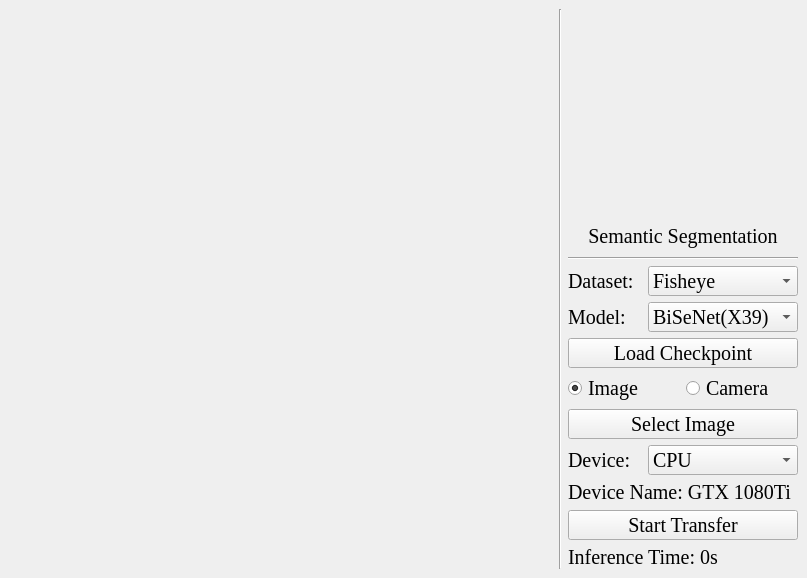
<?xml version="1.0" encoding="UTF-8"?>
<ui version="4.0">
 <class>MainWindow</class>
 <widget class="QMainWindow" name="MainWindow">
  <property name="geometry">
   <rect>
    <x>0</x>
    <y>0</y>
    <width>807</width>
    <height>578</height>
   </rect>
  </property>
  <property name="windowTitle">
   <string>Semantic Segmentation</string>
  </property>
  <widget class="QWidget" name="centralwidget">
   <layout class="QVBoxLayout" name="verticalLayout_6">
    <item>
     <layout class="QHBoxLayout" name="horizontalLayout_6">
      <item>
       <layout class="QGridLayout" name="gridLayout_2">
        <item row="0" column="0">
         <layout class="QVBoxLayout" name="verticalLayout">
          <item>
           <widget class="QLabel" name="label">
            <property name="text">
             <string/>
            </property>
            <property name="alignment">
             <set>Qt::AlignCenter</set>
            </property>
           </widget>
          </item>
         </layout>
        </item>
        <item row="0" column="2">
         <layout class="QVBoxLayout" name="verticalLayout_2">
          <item>
           <widget class="QLabel" name="label_2">
            <property name="font">
             <font>
              <family>Times New Roman</family>
              <pointsize>15</pointsize>
             </font>
            </property>
            <property name="text">
             <string/>
            </property>
            <property name="alignment">
             <set>Qt::AlignCenter</set>
            </property>
           </widget>
          </item>
         </layout>
        </item>
        <item row="1" column="0">
         <layout class="QVBoxLayout" name="verticalLayout_3">
          <item>
           <widget class="QLabel" name="label_9">
            <property name="font">
             <font>
              <family>Times New Roman</family>
              <pointsize>15</pointsize>
             </font>
            </property>
            <property name="text">
             <string/>
            </property>
            <property name="alignment">
             <set>Qt::AlignCenter</set>
            </property>
           </widget>
          </item>
         </layout>
        </item>
        <item row="1" column="2">
         <layout class="QVBoxLayout" name="verticalLayout_4">
          <item>
           <widget class="QLabel" name="label_11">
            <property name="font">
             <font>
              <family>Times New Roman</family>
              <pointsize>15</pointsize>
             </font>
            </property>
            <property name="text">
             <string/>
            </property>
            <property name="alignment">
             <set>Qt::AlignCenter</set>
            </property>
           </widget>
          </item>
         </layout>
        </item>
       </layout>
      </item>
      <item>
       <widget class="Line" name="line_2">
        <property name="orientation">
         <enum>Qt::Vertical</enum>
        </property>
       </widget>
      </item>
      <item>
       <layout class="QVBoxLayout" name="verticalLayout_5">
        <item>
         <layout class="QHBoxLayout" name="horizontalLayout_4">
          <item>
           <spacer name="verticalSpacer_2">
            <property name="orientation">
             <enum>Qt::Vertical</enum>
            </property>
            <property name="sizeHint" stdset="0">
             <size>
              <width>20</width>
              <height>40</height>
             </size>
            </property>
           </spacer>
          </item>
          <item>
           <widget class="QLabel" name="label_14">
            <property name="minimumSize">
             <size>
              <width>190</width>
              <height>190</height>
             </size>
            </property>
            <property name="maximumSize">
             <size>
              <width>190</width>
              <height>190</height>
             </size>
            </property>
            <property name="text">
             <string/>
            </property>
           </widget>
          </item>
          <item>
           <spacer name="verticalSpacer">
            <property name="orientation">
             <enum>Qt::Vertical</enum>
            </property>
            <property name="sizeHint" stdset="0">
             <size>
              <width>20</width>
              <height>40</height>
             </size>
            </property>
           </spacer>
          </item>
         </layout>
        </item>
        <item>
         <widget class="QLabel" name="label_15">
          <property name="minimumSize">
           <size>
            <width>230</width>
            <height>30</height>
           </size>
          </property>
          <property name="maximumSize">
           <size>
            <width>230</width>
            <height>30</height>
           </size>
          </property>
          <property name="font">
           <font>
            <family>Times New Roman</family>
            <pointsize>15</pointsize>
           </font>
          </property>
          <property name="text">
           <string>Semantic Segmentation</string>
          </property>
          <property name="alignment">
           <set>Qt::AlignCenter</set>
          </property>
         </widget>
        </item>
        <item>
         <widget class="Line" name="line">
          <property name="orientation">
           <enum>Qt::Horizontal</enum>
          </property>
         </widget>
        </item>
        <item>
         <layout class="QGridLayout" name="gridLayout">
          <item row="0" column="0">
           <layout class="QHBoxLayout" name="horizontalLayout">
            <item>
             <widget class="QLabel" name="label_7">
              <property name="maximumSize">
               <size>
                <width>80</width>
                <height>30</height>
               </size>
              </property>
              <property name="font">
               <font>
                <family>Times New Roman</family>
                <pointsize>15</pointsize>
               </font>
              </property>
              <property name="text">
               <string>Dataset:</string>
              </property>
             </widget>
            </item>
            <item>
             <widget class="QComboBox" name="comboBox">
              <property name="minimumSize">
               <size>
                <width>150</width>
                <height>0</height>
               </size>
              </property>
              <property name="maximumSize">
               <size>
                <width>160</width>
                <height>30</height>
               </size>
              </property>
              <property name="font">
               <font>
                <family>Times New Roman</family>
                <pointsize>15</pointsize>
               </font>
              </property>
              <item>
               <property name="text">
                <string>Fisheye</string>
               </property>
              </item>
              <item>
               <property name="text">
                <string>Cityscapes</string>
               </property>
              </item>
             </widget>
            </item>
           </layout>
          </item>
          <item row="1" column="0">
           <layout class="QHBoxLayout" name="horizontalLayout_2">
            <item>
             <widget class="QLabel" name="label_13">
              <property name="maximumSize">
               <size>
                <width>80</width>
                <height>30</height>
               </size>
              </property>
              <property name="font">
               <font>
                <family>Times New Roman</family>
                <pointsize>15</pointsize>
               </font>
              </property>
              <property name="text">
               <string>Model:</string>
              </property>
             </widget>
            </item>
            <item>
             <widget class="QComboBox" name="comboBox_3">
              <property name="minimumSize">
               <size>
                <width>150</width>
                <height>0</height>
               </size>
              </property>
              <property name="maximumSize">
               <size>
                <width>150</width>
                <height>30</height>
               </size>
              </property>
              <property name="font">
               <font>
                <family>Times New Roman</family>
                <pointsize>15</pointsize>
               </font>
              </property>
              <item>
               <property name="text">
                <string>BiSeNet(X39)</string>
               </property>
              </item>
              <item>
               <property name="text">
                <string>BiSeNet(R18)</string>
               </property>
              </item>
              <item>
               <property name="text">
                <string>BiSeNet(R101)</string>
               </property>
              </item>
             </widget>
            </item>
           </layout>
          </item>
          <item row="2" column="0">
           <widget class="QPushButton" name="pushButton_3">
            <property name="maximumSize">
             <size>
              <width>230</width>
              <height>30</height>
             </size>
            </property>
            <property name="font">
             <font>
              <family>Times New Roman</family>
              <pointsize>15</pointsize>
             </font>
            </property>
            <property name="text">
             <string>Load Checkpoint</string>
            </property>
           </widget>
          </item>
          <item row="3" column="0">
           <layout class="QHBoxLayout" name="horizontalLayout_3">
            <item>
             <widget class="QRadioButton" name="radioButton_2">
              <property name="minimumSize">
               <size>
                <width>100</width>
                <height>0</height>
               </size>
              </property>
              <property name="maximumSize">
               <size>
                <width>115</width>
                <height>30</height>
               </size>
              </property>
              <property name="font">
               <font>
                <family>Times New Roman</family>
                <pointsize>15</pointsize>
               </font>
              </property>
              <property name="text">
               <string>Image</string>
              </property>
              <property name="checked">
               <bool>true</bool>
              </property>
             </widget>
            </item>
            <item>
             <widget class="QRadioButton" name="radioButton">
              <property name="minimumSize">
               <size>
                <width>100</width>
                <height>0</height>
               </size>
              </property>
              <property name="maximumSize">
               <size>
                <width>115</width>
                <height>30</height>
               </size>
              </property>
              <property name="font">
               <font>
                <family>Times New Roman</family>
                <pointsize>15</pointsize>
               </font>
              </property>
              <property name="text">
               <string>Camera</string>
              </property>
             </widget>
            </item>
           </layout>
          </item>
          <item row="4" column="0">
           <widget class="QPushButton" name="pushButton_2">
            <property name="maximumSize">
             <size>
              <width>230</width>
              <height>30</height>
             </size>
            </property>
            <property name="font">
             <font>
              <family>Times New Roman</family>
              <pointsize>15</pointsize>
             </font>
            </property>
            <property name="text">
             <string>Select Image</string>
            </property>
           </widget>
          </item>
          <item row="5" column="0">
           <layout class="QHBoxLayout" name="horizontalLayout_5">
            <item>
             <widget class="QLabel" name="label_8">
              <property name="maximumSize">
               <size>
                <width>80</width>
                <height>30</height>
               </size>
              </property>
              <property name="font">
               <font>
                <family>Times New Roman</family>
                <pointsize>15</pointsize>
               </font>
              </property>
              <property name="text">
               <string>Device:</string>
              </property>
             </widget>
            </item>
            <item>
             <widget class="QComboBox" name="comboBox_2">
              <property name="minimumSize">
               <size>
                <width>150</width>
                <height>0</height>
               </size>
              </property>
              <property name="maximumSize">
               <size>
                <width>150</width>
                <height>30</height>
               </size>
              </property>
              <property name="font">
               <font>
                <family>Times New Roman</family>
                <pointsize>15</pointsize>
               </font>
              </property>
              <item>
               <property name="text">
                <string>CPU</string>
               </property>
              </item>
              <item>
               <property name="text">
                <string>GPU</string>
               </property>
              </item>
             </widget>
            </item>
           </layout>
          </item>
          <item row="6" column="0">
           <widget class="QLabel" name="label_5">
            <property name="minimumSize">
             <size>
              <width>0</width>
              <height>0</height>
             </size>
            </property>
            <property name="maximumSize">
             <size>
              <width>230</width>
              <height>30</height>
             </size>
            </property>
            <property name="font">
             <font>
              <family>Times New Roman</family>
              <pointsize>15</pointsize>
             </font>
            </property>
            <property name="text">
             <string>Device Name: GTX 1080Ti</string>
            </property>
           </widget>
          </item>
          <item row="7" column="0">
           <widget class="QPushButton" name="pushButton">
            <property name="maximumSize">
             <size>
              <width>230</width>
              <height>30</height>
             </size>
            </property>
            <property name="font">
             <font>
              <family>Times New Roman</family>
              <pointsize>15</pointsize>
             </font>
            </property>
            <property name="text">
             <string>Start Transfer</string>
            </property>
           </widget>
          </item>
          <item row="8" column="0">
           <widget class="QLabel" name="label_6">
            <property name="minimumSize">
             <size>
              <width>0</width>
              <height>0</height>
             </size>
            </property>
            <property name="maximumSize">
             <size>
              <width>230</width>
              <height>30</height>
             </size>
            </property>
            <property name="font">
             <font>
              <family>Times New Roman</family>
              <pointsize>15</pointsize>
             </font>
            </property>
            <property name="text">
             <string>Inference Time: 0s</string>
            </property>
           </widget>
          </item>
         </layout>
        </item>
       </layout>
      </item>
     </layout>
    </item>
   </layout>
  </widget>
 </widget>
 <resources/>
 <connections/>
</ui>
